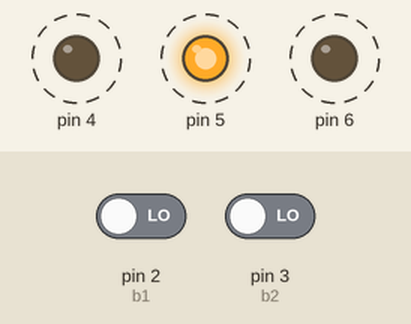
Recording of a sketch running on a simulated Arduino Uno, built with avr-gcc and run on an emulated ATmega328P. On the bench: output pins drawn as LEDs (lit = HIGH). Dashed ring = blinking. Inputs (shaded band) come from the test bench; at power-on: pin 2 (b1) LOW, pin 3 (b2) LOW.

Above: at 3.8 s.
3.9 s: pin 2 (b1) driven HIGH
At 4.8 s:
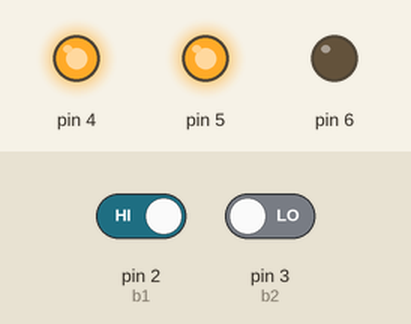
6.0 s: pin 3 (b2) driven HIGH
At 7.2 s:
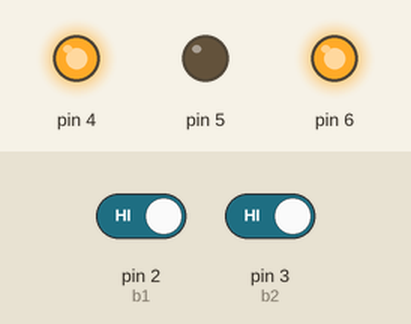
8.1 s: pin 2 (b1) driven LOW
At 8.8 s:
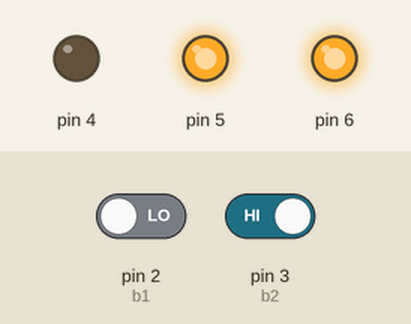
10.2 s: pin 3 (b2) driven LOW
At 10.6 s:
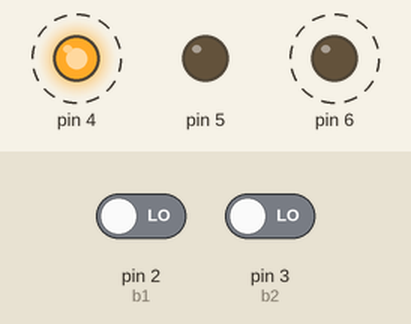
Timing chart, 0 to 14.7 s (numbered marks = the images above; inputs shaded):
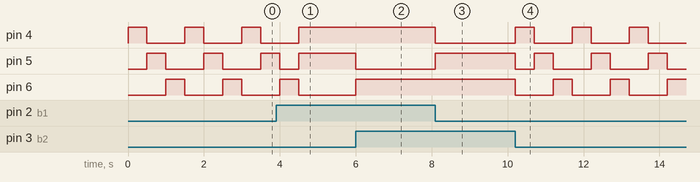

Measured:
- after the input at 3.9 s, pin 4: goes on until 4.5 s, then stays HIGH; pin 6: goes on until 4.5 s, then stays LOW
- after the input at 6.0 s, pin 5: HIGH → LOW at once; pin 6: LOW → HIGH at once
- after the input at 8.1 s, pin 4: HIGH → LOW at once; pin 5: LOW → HIGH at once
- after the input at 10.2 s, pin 4, pin 6: alternates HIGH for 0.50 s and LOW for 1.0 s, starting at once; pin 5: HIGH → LOW at once, then repeats every 1.5 s: HIGH 0.50 s, LOW 1.0 s
- by itself, pin 4–6: alternates HIGH for 0.50 s and LOW for 1.0 s

The sketch:

LED_RGB.ino
```cpp
#define in(pin) pinMode (pin, INPUT)
#define out(pin) pinMode (pin, OUTPUT)
#define ON(pin) digitalWrite (pin, HIGH)
#define OFF(pin) digitalWrite (pin, LOW)
#define b1 2
#define b2 3
#define R 4
#define G 5
#define B 6

void setup() {
  in (b1);
  in (b2);
  out (R);
  out (G);
  out (B);
}

void loop() {
  int bt1;
  bt1 = digitalRead (b1);
  int bt2;
  bt2 = digitalRead (b2);


if (bt1 == HIGH && bt2 == LOW) {
    OFF(B);
    ON(R);
    ON (G);
    }
if (bt2 == HIGH && bt1 == LOW) {
    ON(B);
    ON (G);
    OFF(R);
    }
if (bt1 == HIGH && bt2 == HIGH){
  OFF(G);
  ON(B);
  ON (R);

}
if (bt1 == LOW && bt2 == LOW){
  OFF(G);
  OFF(B);
  ON(R);
  delay (500);
  OFF(R); ON(G);
  delay (500);
  OFF(G); ON(B);
  delay (500);
  OFF(B);
}
}
```
